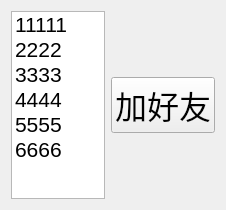
<?xml version="1.0" encoding="UTF-8"?>
<ui version="4.0">
 <class>Online</class>
 <widget class="QWidget" name="Online">
  <property name="geometry">
   <rect>
    <x>0</x>
    <y>0</y>
    <width>226</width>
    <height>210</height>
   </rect>
  </property>
  <property name="windowTitle">
   <string>Form</string>
  </property>
  <layout class="QHBoxLayout" name="horizontalLayout_2">
   <item>
    <layout class="QHBoxLayout" name="horizontalLayout">
     <item>
      <widget class="QListWidget" name="online_lw">
       <property name="font">
        <font>
         <pointsize>16</pointsize>
        </font>
       </property>
       <item>
        <property name="text">
         <string>11111</string>
        </property>
       </item>
       <item>
        <property name="text">
         <string>2222</string>
        </property>
       </item>
       <item>
        <property name="text">
         <string>3333</string>
        </property>
       </item>
       <item>
        <property name="text">
         <string>4444</string>
        </property>
       </item>
       <item>
        <property name="text">
         <string>5555</string>
        </property>
       </item>
       <item>
        <property name="text">
         <string>6666</string>
        </property>
       </item>
      </widget>
     </item>
     <item>
      <layout class="QVBoxLayout" name="verticalLayout">
       <item>
        <spacer name="verticalSpacer">
         <property name="orientation">
          <enum>Qt::Vertical</enum>
         </property>
         <property name="sizeHint" stdset="0">
          <size>
           <width>20</width>
           <height>40</height>
          </size>
         </property>
        </spacer>
       </item>
       <item>
        <widget class="QPushButton" name="addFriend_pb">
         <property name="font">
          <font>
           <family>Arial</family>
           <pointsize>24</pointsize>
          </font>
         </property>
         <property name="text">
          <string>加好友</string>
         </property>
        </widget>
       </item>
       <item>
        <spacer name="verticalSpacer_2">
         <property name="orientation">
          <enum>Qt::Vertical</enum>
         </property>
         <property name="sizeHint" stdset="0">
          <size>
           <width>20</width>
           <height>40</height>
          </size>
         </property>
        </spacer>
       </item>
      </layout>
     </item>
    </layout>
   </item>
  </layout>
 </widget>
 <resources/>
 <connections/>
</ui>
